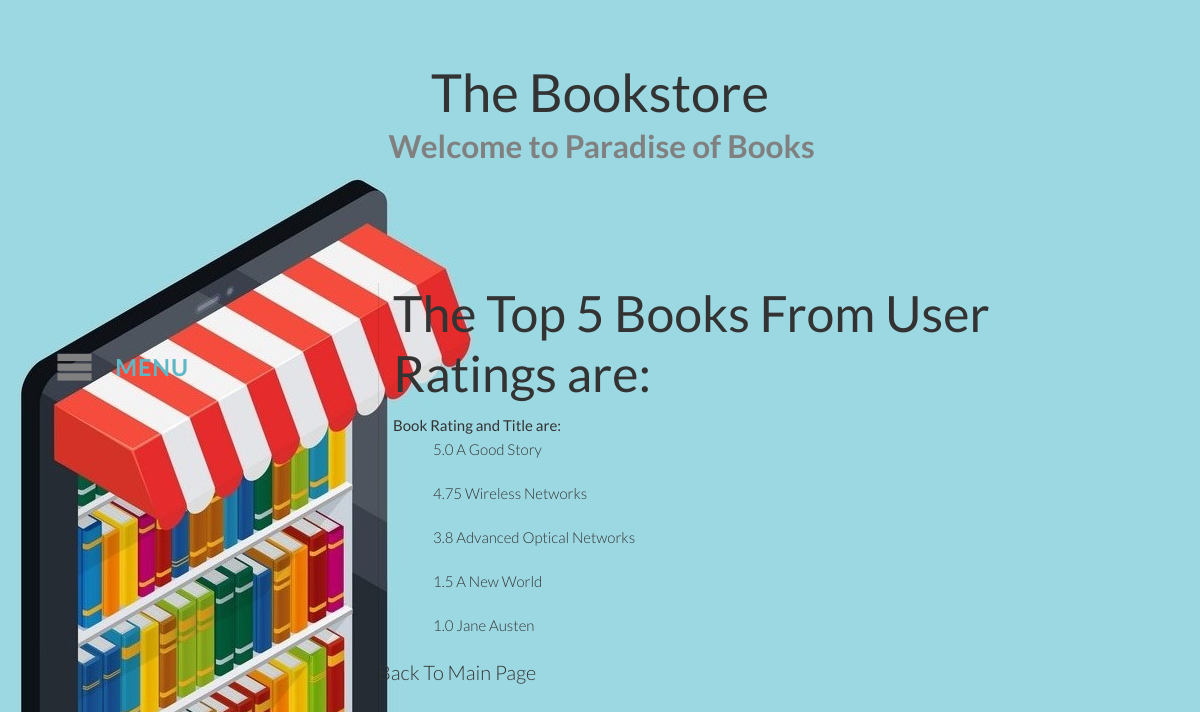
/MyAppIADS/userratings/, run on the app's committed database.
### MyAppIADS/models.py (models this page shows, shortened)
class Book(models.Model):
    CATEGORY_CHOICES = [
        ('S', 'Scinece&Tech'),
        ('F', 'Fiction'),
        ('B', 'Biography'),
        ('T', 'Travel'),
        ('O', 'Other')
    ]
    title = models.CharField(max_length=200)
    category = models.CharField(max_length=1, choices=CATEGORY_CHOICES, default='S')
    num_pages = models.PositiveIntegerField(default=100)
    price = models.DecimalField(max_digits=10, decimal_places=2,
                                validators=[MaxValueValidator(1000), MinValueValidator(0)])
    publisher = models.ForeignKey(Publisher, related_name='books', on_delete=models.CASCADE)
    description = models.TextField(blank=True)
    num_reviews = models.PositiveIntegerField(default=0)

### MyAppIADS/views.py (the view)
# urls.py: path(r'userratings/', views.UserRatings, name='User_Ratings'),
def UserRatings(request):
    dictn = {}
    li = []
    for i in range(1, 9):
        B = Book.objects.get(pk=i)
        if B:
            R = Review.objects.filter(book__id=B.id)
            if R:
                total = 0
                i = 0
                for r in R:
                    total += r.rating
                    i += 1
                ave = total / i
                dictn[ave] = B.title
    li = list(dictn.items())
    li.sort(reverse=True)
    return render(request, 'MyApp/UserRatings.html', {'Rating': li})

### MyAppIADS/templates/MyApp/UserRatings.html
{% extends 'myapp/base0.html' %}
{% block body_block %}
    <h1>The Top 5 Books From User Ratings are:</h1>
    <b> Book Rating and Title are: </b>
    {% for r in Rating %}
        <ol>
        {% for x in r %}
        {{ x }}
        {% endfor %}
        </ol>
    {% endfor %}
{% endblock %}

### MyAppIADS/static/MyApp/default.css (style rules this page uses)
body, html { font-size: 20px; padding: 0; margin: 0; }
*, *:after, *:before { -webkit-box-sizing: border-box; -moz-box-sizing: border-box; box-sizing: border-box; }
body { font-family: 'Lato', Calibri, Arial, sans-serif; color: #333333; background-color: #9cd8e2; font-weight: 300; background-position: left; background-image: url("../14495942.jpg") ; background-repeat: no-repeat; }

### data on the page
Book: r "A Good Story"
Book: r "Wireless Networks"
Book: r "Advanced Optical Networks"
Book: r "A New World"
Book: r "Jane Austen"

### other printed values
{{ x }} "5.0" "4.75" "3.8" "1.5" "1.0"
